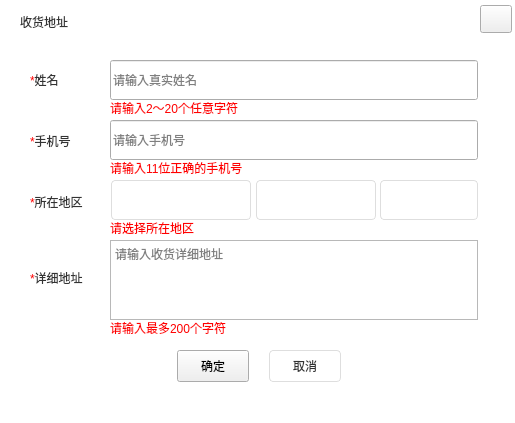
<?xml version="1.0" encoding="UTF-8"?>
<ui version="4.0">
 <class>AcceptAddressWidget</class>
 <widget class="QWidget" name="AcceptAddressWidget">
  <property name="geometry">
   <rect>
    <x>0</x>
    <y>0</y>
    <width>515</width>
    <height>423</height>
   </rect>
  </property>
  <property name="sizePolicy">
   <sizepolicy hsizetype="Fixed" vsizetype="Fixed">
    <horstretch>0</horstretch>
    <verstretch>0</verstretch>
   </sizepolicy>
  </property>
  <property name="minimumSize">
   <size>
    <width>515</width>
    <height>423</height>
   </size>
  </property>
  <property name="maximumSize">
   <size>
    <width>515</width>
    <height>423</height>
   </size>
  </property>
  <property name="windowTitle">
   <string>AcceptAddressWidget</string>
  </property>
  <property name="styleSheet">
   <string notr="true">QWidget#AcceptAddressWidget{background-color: rgb(255, 255, 255);border-radius:8px;}</string>
  </property>
  <widget class="QPushButton" name="closeButton">
   <property name="geometry">
    <rect>
     <x>480</x>
     <y>5</y>
     <width>32</width>
     <height>28</height>
    </rect>
   </property>
   <property name="sizePolicy">
    <sizepolicy hsizetype="Fixed" vsizetype="Fixed">
     <horstretch>0</horstretch>
     <verstretch>0</verstretch>
    </sizepolicy>
   </property>
   <property name="minimumSize">
    <size>
     <width>32</width>
     <height>28</height>
    </size>
   </property>
   <property name="maximumSize">
    <size>
     <width>32</width>
     <height>28</height>
    </size>
   </property>
   <property name="styleSheet">
    <string notr="true">QPushButton{border-image: url(:/EntCenterWidget/image/close.png);}
QPushButton:hover,pressed{border-image: url(:/EntCenterWidget/image/close_sel.png);};</string>
   </property>
   <property name="text">
    <string/>
   </property>
  </widget>
  <widget class="QLabel" name="label">
   <property name="geometry">
    <rect>
     <x>20</x>
     <y>15</y>
     <width>91</width>
     <height>14</height>
    </rect>
   </property>
   <property name="sizePolicy">
    <sizepolicy hsizetype="Preferred" vsizetype="Fixed">
     <horstretch>0</horstretch>
     <verstretch>0</verstretch>
    </sizepolicy>
   </property>
   <property name="minimumSize">
    <size>
     <width>56</width>
     <height>14</height>
    </size>
   </property>
   <property name="maximumSize">
    <size>
     <width>100</width>
     <height>14</height>
    </size>
   </property>
   <property name="styleSheet">
    <string notr="true">font: 14px &quot;微软雅黑&quot;;
color:#333333;
border-bottom:0px;</string>
   </property>
   <property name="text">
    <string>收货地址</string>
   </property>
  </widget>
  <widget class="QLabel" name="label_2">
   <property name="geometry">
    <rect>
     <x>30</x>
     <y>65</y>
     <width>56</width>
     <height>30</height>
    </rect>
   </property>
   <property name="sizePolicy">
    <sizepolicy hsizetype="Preferred" vsizetype="Fixed">
     <horstretch>0</horstretch>
     <verstretch>0</verstretch>
    </sizepolicy>
   </property>
   <property name="minimumSize">
    <size>
     <width>56</width>
     <height>30</height>
    </size>
   </property>
   <property name="maximumSize">
    <size>
     <width>100</width>
     <height>30</height>
    </size>
   </property>
   <property name="styleSheet">
    <string notr="true">font: 14px &quot;微软雅黑&quot;;
color:#333333;
border-bottom:0px;</string>
   </property>
   <property name="text">
    <string>&lt;font color = red&gt;*&lt;/font&gt;&lt;font color =#333333&gt;姓名&lt;/font&gt;</string>
   </property>
  </widget>
  <widget class="QLineEdit" name="lineEditName">
   <property name="geometry">
    <rect>
     <x>110</x>
     <y>60</y>
     <width>368</width>
     <height>40</height>
    </rect>
   </property>
   <property name="sizePolicy">
    <sizepolicy hsizetype="Fixed" vsizetype="Fixed">
     <horstretch>0</horstretch>
     <verstretch>0</verstretch>
    </sizepolicy>
   </property>
   <property name="minimumSize">
    <size>
     <width>368</width>
     <height>40</height>
    </size>
   </property>
   <property name="maximumSize">
    <size>
     <width>368</width>
     <height>40</height>
    </size>
   </property>
   <property name="styleSheet">
    <string notr="true">QLineEdit{border-radius:4px;color:rgba(51,51,51,1);border:1px solid rgb(222,222,222);font:14px 'Microsoft Yahei';padding-left:10px;}
QLineEdit:laceholder{color:rgba(51,51,51,1);}QLineEdit:focus{border:1px solid rgba(30,140,238,1);}
QLineEdit:disabled{background-color: rgb(247,248, 250);};</string>
   </property>
   <property name="text">
    <string/>
   </property>
   <property name="placeholderText">
    <string>请输入真实姓名</string>
   </property>
  </widget>
  <widget class="QLineEdit" name="lineEditMobile">
   <property name="geometry">
    <rect>
     <x>110</x>
     <y>120</y>
     <width>368</width>
     <height>40</height>
    </rect>
   </property>
   <property name="sizePolicy">
    <sizepolicy hsizetype="Fixed" vsizetype="Fixed">
     <horstretch>0</horstretch>
     <verstretch>0</verstretch>
    </sizepolicy>
   </property>
   <property name="minimumSize">
    <size>
     <width>368</width>
     <height>40</height>
    </size>
   </property>
   <property name="maximumSize">
    <size>
     <width>368</width>
     <height>40</height>
    </size>
   </property>
   <property name="styleSheet">
    <string notr="true">QLineEdit{border-radius:4px;color:rgba(51,51,51,1);border:1px solid rgb(222,222,222);font:14px 'Microsoft Yahei';padding-left:10px;}
QLineEdit:laceholder{color:rgba(51,51,51,1);}QLineEdit:focus{border:1px solid rgba(30,140,238,1);}
QLineEdit:disabled{background-color: rgb(247,248, 250);};</string>
   </property>
   <property name="text">
    <string/>
   </property>
   <property name="placeholderText">
    <string>请输入手机号</string>
   </property>
  </widget>
  <widget class="QLabel" name="label_3">
   <property name="geometry">
    <rect>
     <x>30</x>
     <y>126</y>
     <width>56</width>
     <height>30</height>
    </rect>
   </property>
   <property name="sizePolicy">
    <sizepolicy hsizetype="Preferred" vsizetype="Fixed">
     <horstretch>0</horstretch>
     <verstretch>0</verstretch>
    </sizepolicy>
   </property>
   <property name="minimumSize">
    <size>
     <width>56</width>
     <height>30</height>
    </size>
   </property>
   <property name="maximumSize">
    <size>
     <width>100</width>
     <height>30</height>
    </size>
   </property>
   <property name="styleSheet">
    <string notr="true">font: 14px &quot;微软雅黑&quot;;
color:#333333;
border-bottom:0px;</string>
   </property>
   <property name="text">
    <string>&lt;font color = red&gt;*&lt;/font&gt;&lt;font color =#333333&gt;手机号&lt;/font&gt;</string>
   </property>
  </widget>
  <widget class="QComboBox" name="comboBoxArea">
   <property name="geometry">
    <rect>
     <x>380</x>
     <y>180</y>
     <width>98</width>
     <height>40</height>
    </rect>
   </property>
   <property name="sizePolicy">
    <sizepolicy hsizetype="Fixed" vsizetype="Fixed">
     <horstretch>0</horstretch>
     <verstretch>0</verstretch>
    </sizepolicy>
   </property>
   <property name="minimumSize">
    <size>
     <width>98</width>
     <height>40</height>
    </size>
   </property>
   <property name="maximumSize">
    <size>
     <width>98</width>
     <height>40</height>
    </size>
   </property>
   <property name="styleSheet">
    <string notr="true">QComboBox{border-radius:4px;color:rgba(51,51,51,1);border:1px solid rgb(222,222,222);font:14px 'Microsoft Yahei';padding-left:10px;}

QComboBox:focus{border:1px solid rgba(30,140,238,1);}

QComboBox::drop-down{subcontrol-origin:padding;subcontrol-position:top right;width:32px;border-radius:4px;}

QComboBox:down-arrow{image:url(:/ZcloudDesk/image/comboBoxDownArrow.png);}

QComboBox QAbstractItemView
{
	border-radius:0px;
	border: 1px solid rgb(161,161,161);
	outline: 0px;	
}
QComboBox QAbstractItemView::item 
{
	font:14px &quot;微软雅黑&quot;;
    height:32px;
}</string>
   </property>
   <property name="editable">
    <bool>true</bool>
   </property>
  </widget>
  <widget class="QComboBox" name="comboBoxPro">
   <property name="geometry">
    <rect>
     <x>111</x>
     <y>180</y>
     <width>140</width>
     <height>40</height>
    </rect>
   </property>
   <property name="sizePolicy">
    <sizepolicy hsizetype="Fixed" vsizetype="Fixed">
     <horstretch>0</horstretch>
     <verstretch>0</verstretch>
    </sizepolicy>
   </property>
   <property name="minimumSize">
    <size>
     <width>140</width>
     <height>40</height>
    </size>
   </property>
   <property name="maximumSize">
    <size>
     <width>140</width>
     <height>40</height>
    </size>
   </property>
   <property name="styleSheet">
    <string notr="true">QComboBox{border-radius:4px;color:rgba(51,51,51,1);border:1px solid rgb(222,222,222);font:14px 'Microsoft Yahei';padding-left:10px;}

QComboBox:focus{border:1px solid rgba(30,140,238,1);}

QComboBox::drop-down{subcontrol-origin:padding;subcontrol-position:top right;width:32px;border-radius:4px;}

QComboBox:down-arrow{image:url(:/ZcloudDesk/image/comboBoxDownArrow.png);}

QComboBox QAbstractItemView
{
	border-radius:0px;
	border: 1px solid rgb(161,161,161);
	outline: 0px;	
}
QComboBox QAbstractItemView::item 
{
	font:14px &quot;微软雅黑&quot;;
    height:32px;
}</string>
   </property>
   <property name="editable">
    <bool>true</bool>
   </property>
  </widget>
  <widget class="QComboBox" name="comboBoxCity">
   <property name="geometry">
    <rect>
     <x>256</x>
     <y>180</y>
     <width>120</width>
     <height>40</height>
    </rect>
   </property>
   <property name="sizePolicy">
    <sizepolicy hsizetype="Fixed" vsizetype="Fixed">
     <horstretch>0</horstretch>
     <verstretch>0</verstretch>
    </sizepolicy>
   </property>
   <property name="minimumSize">
    <size>
     <width>120</width>
     <height>40</height>
    </size>
   </property>
   <property name="maximumSize">
    <size>
     <width>120</width>
     <height>40</height>
    </size>
   </property>
   <property name="styleSheet">
    <string notr="true">QComboBox{border-radius:4px;color:rgba(51,51,51,1);border:1px solid rgb(222,222,222);font:14px 'Microsoft Yahei';padding-left:10px;}

QComboBox:focus{border:1px solid rgba(30,140,238,1);}

QComboBox::drop-down{subcontrol-origin:padding;subcontrol-position:top right;width:32px;border-radius:4px;}

QComboBox:down-arrow{image:url(:/ZcloudDesk/image/comboBoxDownArrow.png);}

QComboBox QAbstractItemView
{
	border-radius:0px;
	border: 1px solid rgb(161,161,161);
	outline: 0px;	
}
QComboBox QAbstractItemView::item 
{
	font:14px &quot;微软雅黑&quot;;
    height:32px;
}</string>
   </property>
   <property name="editable">
    <bool>true</bool>
   </property>
  </widget>
  <widget class="QLabel" name="label_4">
   <property name="geometry">
    <rect>
     <x>30</x>
     <y>187</y>
     <width>71</width>
     <height>30</height>
    </rect>
   </property>
   <property name="sizePolicy">
    <sizepolicy hsizetype="Preferred" vsizetype="Fixed">
     <horstretch>0</horstretch>
     <verstretch>0</verstretch>
    </sizepolicy>
   </property>
   <property name="minimumSize">
    <size>
     <width>60</width>
     <height>30</height>
    </size>
   </property>
   <property name="maximumSize">
    <size>
     <width>100</width>
     <height>30</height>
    </size>
   </property>
   <property name="styleSheet">
    <string notr="true">font: 14px &quot;微软雅黑&quot;;
color:#333333;
border-bottom:0px;</string>
   </property>
   <property name="text">
    <string>&lt;font color = red&gt;*&lt;/font&gt;&lt;font color =#333333&gt;所在地区&lt;/font&gt;</string>
   </property>
  </widget>
  <widget class="CommentTextEdit" name="textEditAddr">
   <property name="geometry">
    <rect>
     <x>110</x>
     <y>240</y>
     <width>368</width>
     <height>80</height>
    </rect>
   </property>
   <property name="sizePolicy">
    <sizepolicy hsizetype="Fixed" vsizetype="Fixed">
     <horstretch>0</horstretch>
     <verstretch>0</verstretch>
    </sizepolicy>
   </property>
   <property name="minimumSize">
    <size>
     <width>368</width>
     <height>80</height>
    </size>
   </property>
   <property name="maximumSize">
    <size>
     <width>368</width>
     <height>80</height>
    </size>
   </property>
   <property name="styleSheet">
    <string notr="true">QTextEdit{border-radius:4px;color:rgba(51,51,51,1);border:1px solid rgb(222,222,222);font:14px 'Microsoft Yahei';padding-left:10px;}
QTextEdit:laceholder{color:rgba(51,51,51,1);}QTextEdit:focus{border:1px solid rgba(30,140,238,1);}
QTextEdit:disabled{background-color: rgb(247,248, 250);}
QScrollBar::vertical{width:8px;background:rgba(0,0,0,0%);margin:0px,0px,0px,0px;}QScrollBar::handle:vertical{width:8px;background:rgba(0,0,0,25%); border-radius:4px;min-height:20;}QScrollBar::handle:vertical:hover{width:8px;background:rgba(0,0,0,50%); border-radius:4px;min-height:20;}QScrollBar::add-line:vertical{height:9px;width:8px;border-image:url(:/images/a/3.png);subcontrol-position:bottom;}QScrollBar::sub-line:vertical{height:9px;width:8px;border-image:url(:/images/a/1.png);subcontrol-position:top;}QScrollBar::add-page:vertical,QScrollBar::sub-page:vertical{background:rgba(0,0,0,10%);border-radius:4px;};</string>
   </property>
   <property name="frameShape">
    <enum>QFrame::StyledPanel</enum>
   </property>
   <property name="placeholderText">
    <string>请输入收货详细地址</string>
   </property>
  </widget>
  <widget class="QLabel" name="label_5">
   <property name="geometry">
    <rect>
     <x>30</x>
     <y>263</y>
     <width>71</width>
     <height>30</height>
    </rect>
   </property>
   <property name="sizePolicy">
    <sizepolicy hsizetype="Preferred" vsizetype="Fixed">
     <horstretch>0</horstretch>
     <verstretch>0</verstretch>
    </sizepolicy>
   </property>
   <property name="minimumSize">
    <size>
     <width>56</width>
     <height>30</height>
    </size>
   </property>
   <property name="maximumSize">
    <size>
     <width>100</width>
     <height>30</height>
    </size>
   </property>
   <property name="styleSheet">
    <string notr="true">font: 14px &quot;微软雅黑&quot;;
color:#333333;
border-bottom:0px;</string>
   </property>
   <property name="text">
    <string>&lt;font color = red&gt;*&lt;/font&gt;&lt;font color =#333333&gt;详细地址&lt;/font&gt;</string>
   </property>
  </widget>
  <widget class="QPushButton" name="cancelButton">
   <property name="geometry">
    <rect>
     <x>269</x>
     <y>350</y>
     <width>72</width>
     <height>32</height>
    </rect>
   </property>
   <property name="sizePolicy">
    <sizepolicy hsizetype="Fixed" vsizetype="Fixed">
     <horstretch>0</horstretch>
     <verstretch>0</verstretch>
    </sizepolicy>
   </property>
   <property name="minimumSize">
    <size>
     <width>72</width>
     <height>32</height>
    </size>
   </property>
   <property name="maximumSize">
    <size>
     <width>72</width>
     <height>32</height>
    </size>
   </property>
   <property name="styleSheet">
    <string notr="true">QPushButton{background-color:#FFFFFF;border-radius:4px;font:14px &quot;微软雅黑&quot;;color:#333333;border:1px solid #DEDEDE;}
QPushButton:hover,pressed{background-color:#F4F4F4;border-radius:4px;font:14px &quot;微软雅黑&quot;;color:#333333;}</string>
   </property>
   <property name="text">
    <string>取消</string>
   </property>
  </widget>
  <widget class="QPushButton" name="okButton">
   <property name="geometry">
    <rect>
     <x>177</x>
     <y>350</y>
     <width>72</width>
     <height>32</height>
    </rect>
   </property>
   <property name="sizePolicy">
    <sizepolicy hsizetype="Fixed" vsizetype="Fixed">
     <horstretch>0</horstretch>
     <verstretch>0</verstretch>
    </sizepolicy>
   </property>
   <property name="minimumSize">
    <size>
     <width>72</width>
     <height>32</height>
    </size>
   </property>
   <property name="maximumSize">
    <size>
     <width>72</width>
     <height>32</height>
    </size>
   </property>
   <property name="styleSheet">
    <string notr="true">QPushButton{background-color:qlineargradient(spread:pad, x1:0, y1:0, x2:1, y2:0, stop:0 rgba(2, 164, 253, 1), stop:1 rgba(31, 139, 237, 1));border-radius:4px;font: 14px &quot;微软雅黑&quot;;color:rgba(255, 255, 255, 1);}
			QPushButton:hover,pressed{ background-color: qlineargradient(spread:pad, x1:0, y1:0, x2:0, y2:1, stop:0 rgba(40, 178, 253, 1),stop:1 rgba(64, 156, 240, 1));
		  border-radius:4px;font: 14px &quot;微软雅黑&quot;;color:rgba(255, 255, 255, 1);}
QPushButton:disabled{ background-color:rgba(200,200,200,1);border-radius:4px;};</string>
   </property>
   <property name="text">
    <string>确定</string>
   </property>
  </widget>
  <widget class="QLabel" name="label_6">
   <property name="geometry">
    <rect>
     <x>110</x>
     <y>100</y>
     <width>131</width>
     <height>15</height>
    </rect>
   </property>
   <property name="sizePolicy">
    <sizepolicy hsizetype="Preferred" vsizetype="Fixed">
     <horstretch>0</horstretch>
     <verstretch>0</verstretch>
    </sizepolicy>
   </property>
   <property name="minimumSize">
    <size>
     <width>0</width>
     <height>15</height>
    </size>
   </property>
   <property name="maximumSize">
    <size>
     <width>16777215</width>
     <height>15</height>
    </size>
   </property>
   <property name="styleSheet">
    <string notr="true">font: 12px &quot;微软雅黑&quot;;
color: #ff0000;
border-bottom:0px;</string>
   </property>
   <property name="text">
    <string>请输入2～20个任意字符</string>
   </property>
  </widget>
  <widget class="QLabel" name="label_7">
   <property name="geometry">
    <rect>
     <x>110</x>
     <y>160</y>
     <width>141</width>
     <height>15</height>
    </rect>
   </property>
   <property name="sizePolicy">
    <sizepolicy hsizetype="Preferred" vsizetype="Fixed">
     <horstretch>0</horstretch>
     <verstretch>0</verstretch>
    </sizepolicy>
   </property>
   <property name="minimumSize">
    <size>
     <width>0</width>
     <height>15</height>
    </size>
   </property>
   <property name="maximumSize">
    <size>
     <width>16777215</width>
     <height>15</height>
    </size>
   </property>
   <property name="styleSheet">
    <string notr="true">font: 12px &quot;微软雅黑&quot;;
color: #ff0000;
border-bottom:0px;</string>
   </property>
   <property name="text">
    <string>请输入11位正确的手机号</string>
   </property>
  </widget>
  <widget class="QLabel" name="label_8">
   <property name="geometry">
    <rect>
     <x>110</x>
     <y>220</y>
     <width>131</width>
     <height>15</height>
    </rect>
   </property>
   <property name="sizePolicy">
    <sizepolicy hsizetype="Preferred" vsizetype="Fixed">
     <horstretch>0</horstretch>
     <verstretch>0</verstretch>
    </sizepolicy>
   </property>
   <property name="minimumSize">
    <size>
     <width>0</width>
     <height>15</height>
    </size>
   </property>
   <property name="maximumSize">
    <size>
     <width>16777215</width>
     <height>15</height>
    </size>
   </property>
   <property name="styleSheet">
    <string notr="true">font: 12px &quot;微软雅黑&quot;;
color: #ff0000;
border-bottom:0px;</string>
   </property>
   <property name="text">
    <string>请选择所在地区</string>
   </property>
  </widget>
  <widget class="QLabel" name="label_9">
   <property name="geometry">
    <rect>
     <x>110</x>
     <y>320</y>
     <width>131</width>
     <height>15</height>
    </rect>
   </property>
   <property name="sizePolicy">
    <sizepolicy hsizetype="Preferred" vsizetype="Fixed">
     <horstretch>0</horstretch>
     <verstretch>0</verstretch>
    </sizepolicy>
   </property>
   <property name="minimumSize">
    <size>
     <width>0</width>
     <height>15</height>
    </size>
   </property>
   <property name="maximumSize">
    <size>
     <width>16777215</width>
     <height>15</height>
    </size>
   </property>
   <property name="styleSheet">
    <string notr="true">font: 12px &quot;微软雅黑&quot;;
color: #ff0000;
border-bottom:0px;</string>
   </property>
   <property name="text">
    <string>请输入最多200个字符</string>
   </property>
  </widget>
 </widget>
 <layoutdefault spacing="6" margin="11"/>
 <customwidgets>
  <customwidget>
   <class>CommentTextEdit</class>
   <extends>QTextEdit</extends>
   <header>CommentTextEdit.h</header>
  </customwidget>
 </customwidgets>
 <resources>
  <include location="EntCenterWidget.qrc"/>
 </resources>
 <connections/>
</ui>
